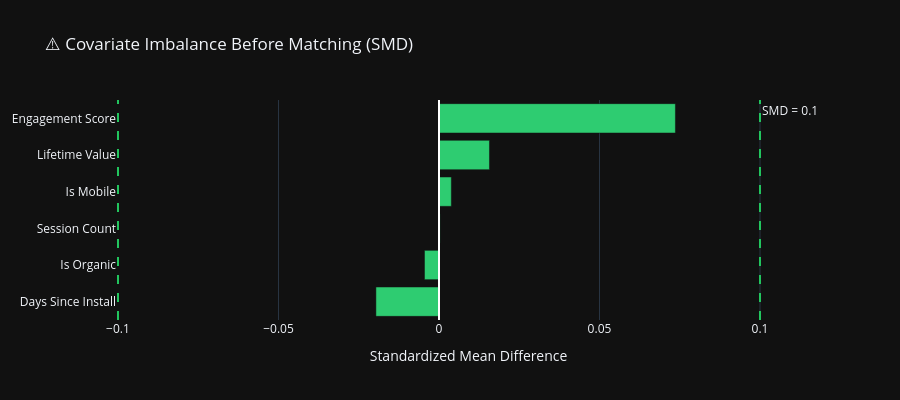

Here is the notebook cell this chart was saved with:
### Markdown cell above
### 🔍 What We See

1. **Engagement Score**: Treated users have higher engagement (shifted right) → **Selection bias!**
2. **Session Count**: Treated users have more sessions → **Selection bias!**
3. **Conversion Rate**: Treated group shows higher conversions, but is this causal?
4. **Regional Variation**: California and New York have higher treatment rates (our treatment regions)

### Code cell
# Quantify the selection bias with Standardized Mean Differences
covariates = ['engagement_score', 'session_count', 'days_since_install', 
              'lifetime_value', 'is_mobile', 'is_organic']

def calc_smd(df, var, treatment_col='treated'):
    """Calculate Standardized Mean Difference."""
    treat = df[df[treatment_col] == 1][var]
    ctrl = df[df[treatment_col] == 0][var]
    pooled_std = np.sqrt((treat.std()**2 + ctrl.std()**2) / 2)
    return (treat.mean() - ctrl.mean()) / pooled_std if pooled_std > 0 else 0

smd_before = {var: calc_smd(df, var) for var in covariates}

# Visualize SMD
smd_df = pd.DataFrame({
    'Covariate': [c.replace('_', ' ').title() for c in covariates],
    'SMD': list(smd_before.values())
}).sort_values('SMD', ascending=True)

fig = go.Figure()
fig.add_trace(go.Bar(
    y=smd_df['Covariate'],
    x=smd_df['SMD'],
    orientation='h',
    marker_color=['#e74c3c' if abs(x) > 0.1 else '#2ecc71' for x in smd_df['SMD']]
))
fig.add_vline(x=0.1, line_dash="dash", line_color="#22c55e", annotation_text="SMD = 0.1")
fig.add_vline(x=-0.1, line_dash="dash", line_color="#22c55e")
fig.add_vline(x=0, line_color="white")
fig.update_layout(
    title="⚠️ Covariate Imbalance Before Matching (SMD)",
    xaxis_title="Standardized Mean Difference",
    height=400
)
fig.show()

print("\n📊 SMD Summary (|SMD| > 0.1 indicates significant imbalance):")
for var, smd in sorted(smd_before.items(), key=lambda x: abs(x[1]), reverse=True):
    status = "⚠️ IMBALANCED" if abs(smd) > 0.1 else "✅ Balanced"
    print(f"   {var:25} SMD = {smd:+.3f}  {status}")

### Figure 1 — Plotly figure (JSON) as saved in the notebook; plotly's stock layout.template omitted (floating-point values rounded to 4 significant figures)
{"data": [{"marker": {"color": ["#2ecc71", "#2ecc71", "#2ecc71", "#2ecc71", "#2ecc71", "#2ecc71"]}, "orientation": "h", "type": "bar", "x": [-0.01966, -0.004526, 0.0003427, 0.003847, 0.01572, 0.07365], "y": ["Days Since Install", "Is Organic", "Session Count", "Is Mobile", "Lifetime Value", "Engagement Score"]}], "layout": {"annotations": [{"showarrow": false, "text": "SMD = 0.1", "x": 0.1, "xanchor": "left", "xref": "x", "y": 1, "yanchor": "top", "yref": "y domain"}], "height": 400, "shapes": [{"line": {"color": "#22c55e", "dash": "dash"}, "type": "line", "x0": 0.1, "x1": 0.1, "xref": "x", "y0": 0, "y1": 1, "yref": "y domain"}, {"line": {"color": "#22c55e", "dash": "dash"}, "type": "line", "x0": -0.1, "x1": -0.1, "xref": "x", "y0": 0, "y1": 1, "yref": "y domain"}, {"line": {"color": "white"}, "type": "line", "x0": 0, "x1": 0, "xref": "x", "y0": 0, "y1": 1, "yref": "y domain"}], "title": {"text": "⚠️ Covariate Imbalance Before Matching (SMD)"}, "xaxis": {"title": {"text": "Standardized Mean Difference"}}}}
